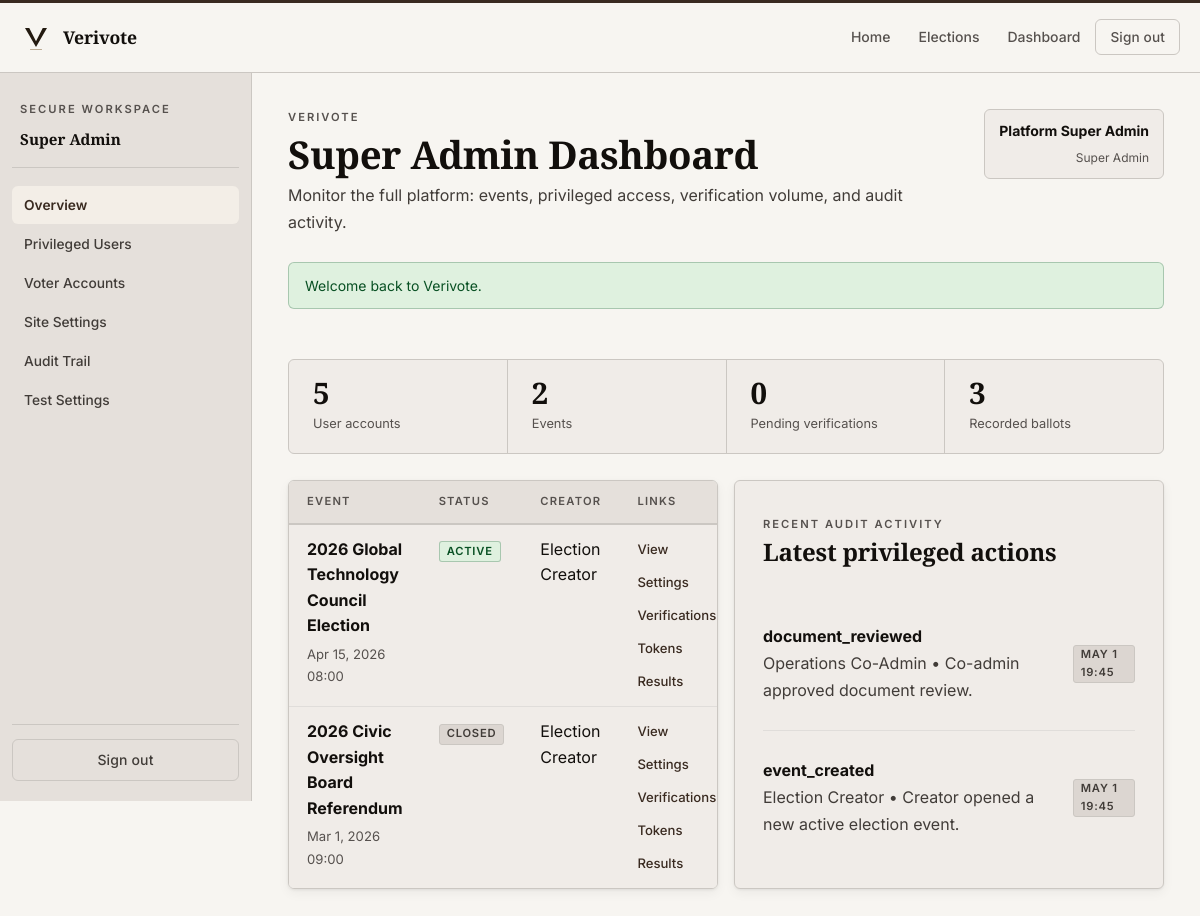
Page /admin/dashboard.php (signed in) on the committed database.
### tables this page shows
CREATE TABLE events (
    id BIGINT UNSIGNED AUTO_INCREMENT PRIMARY KEY,
    created_by BIGINT UNSIGNED NOT NULL,
    title VARCHAR(200) NOT NULL,
    slug VARCHAR(220) NOT NULL UNIQUE,
    description TEXT NOT NULL,
    ballot_type ENUM('single_choice') NOT NULL DEFAULT 'single_choice',
    status ENUM('draft', 'scheduled', 'active', 'closed', 'archived') NOT NULL DEFAULT 'draft',
    start_at DATETIME NOT NULL,
    end_at DATETIME NOT NULL,
    timezone VARCHAR(80) NOT NULL DEFAULT 'UTC',
    result_visibility ENUM('private', 'public_after_close', 'public_live') NOT NULL DEFAULT 'public_after_close',
    personal_verification_enabled TINYINT(1) NOT NULL DEFAULT 1,
    public_audit_enabled TINYINT(1) NOT NULL DEFAULT 1,
    allow_self_registration TINYINT(1) NOT NULL DEFAULT 1,
    max_votes_per_token TINYINT UNSIGNED NOT NULL DEFAULT 1,
    verification_policy ENUM('all_required', 'any_one', 'custom') NOT NULL DEFAULT 'all_required',
    eligibility_rules TEXT NULL,
    event_notice TEXT NULL,
    created_at TIMESTAMP NOT NULL DEFAULT CURRENT_TIMESTAMP,
    updated_at TIMESTAMP NOT NULL DEFAULT CURRENT_TIMESTAMP ON UPDATE CURRENT_TIMESTAMP,
    CONSTRAINT fk_events_creator FOREIGN KEY (created_by) REFERENCES users(id)
);

CREATE TABLE users (
    id BIGINT UNSIGNED AUTO_INCREMENT PRIMARY KEY,
    role_id INT UNSIGNED NOT NULL,
    full_name VARCHAR(150) NOT NULL,
    email VARCHAR(190) NOT NULL UNIQUE,
    phone VARCHAR(40) NOT NULL UNIQUE,
    password_hash VARCHAR(255) NOT NULL,
    status ENUM('pending', 'active', 'suspended') NOT NULL DEFAULT 'pending',
    email_verified_at DATETIME NULL,
    phone_verified_at DATETIME NULL,
    last_login_at DATETIME NULL,
    failed_login_count INT UNSIGNED NOT NULL DEFAULT 0,
    created_at TIMESTAMP NOT NULL DEFAULT CURRENT_TIMESTAMP,
    updated_at TIMESTAMP NOT NULL DEFAULT CURRENT_TIMESTAMP ON UPDATE CURRENT_TIMESTAMP,
    CONSTRAINT fk_users_role FOREIGN KEY (role_id) REFERENCES roles(id)
);

CREATE TABLE audit_logs (
    id BIGINT UNSIGNED AUTO_INCREMENT PRIMARY KEY,
    actor_user_id BIGINT UNSIGNED NULL,
    event_id BIGINT UNSIGNED NULL,
    action_type VARCHAR(100) NOT NULL,
    target_table VARCHAR(100) NOT NULL,
    target_id VARCHAR(100) NOT NULL,
    description VARCHAR(255) NOT NULL,
    metadata_json JSON NULL,
    ip_address VARCHAR(64) NULL,
    user_agent VARCHAR(255) NULL,
    previous_hash CHAR(64) NULL,
    entry_hash CHAR(64) NOT NULL,
    created_at TIMESTAMP NOT NULL DEFAULT CURRENT_TIMESTAMP,
    KEY idx_audit_event (event_id),
    CONSTRAINT fk_audit_user FOREIGN KEY (actor_user_id) REFERENCES users(id) ON DELETE SET NULL,
    CONSTRAINT fk_audit_event FOREIGN KEY (event_id) REFERENCES events(id) ON DELETE SET NULL
);

### includes/helpers.php (called while the page is built, shortened)
<?php
function app_config(?string $key = null, mixed $default = null): mixed
{
    global $appConfig;
    $segments = explode('.', $key);
    $value = $appConfig;
    foreach ($segments as $segment) {
        $value = $value[$segment];
    }
    return $value;
}
function app_base_path(): string
{
    static $cached = null;
    if (is_string($cached)) {
        return $cached;
    }
    $documentRoot = realpath((string) ($_SERVER['DOCUMENT_ROOT'] ?? ''));
    $projectRoot = realpath(BASE_PATH);
    $documentRoot = str_replace('\\', '/', $documentRoot);
    $projectRoot = str_replace('\\', '/', $projectRoot);
    if ($projectRoot === $documentRoot) {
        $cached = '';
        return $cached;
    }
    $prefix = rtrim($documentRoot, '/') . '/';
    $relative = trim(substr($projectRoot, strlen($prefix)), '/');
    $cached = $relative === '' ? '' : '/' . $relative;
    return $cached;
}
function base_url(string $path = ''): string
{
    $appUrl = (string) app_config('app_url', '');
    $path = '/' . ltrim($path, '/');
    $basePath = app_base_path();
    if ($basePath === '') {
        return $path;
    }
    return $path === '/' ? $basePath . '/' : $basePath . $path;
}
function e(null|string|int|float $value): string
{
    return htmlspecialchars((string) $value, ENT_QUOTES | ENT_SUBSTITUTE, 'UTF-8');
}
function format_datetime(?string $value, string $format = 'M j, Y H:i T'): string
{
    return (new DateTimeImmutable($value))->format($format);
}
function format_status(string $value): string
{
    return ucwords(str_replace('_', ' ', $value));
}
function badge_class(string $status): string
{
    return match ($status) {
        'active', 'approved', 'verified', 'used', 'sent' => 'badge-success',
        'warning', 'scheduled', 'under_review', 'pending', 'queued' => 'badge-warning',
        'error', 'rejected', 'revoked', 'failed', 'suspended' => 'badge-danger',
        default => 'badge-muted',
    };
}
function fetch_one(string $sql, array $params = []): ?array
{
    $statement = db()->prepare($sql);
    $statement->execute($params);
    $row = $statement->fetch();
    return $row ?: null;
}
function fetch_all(string $sql, array $params = []): array
{
    $statement = db()->prepare($sql);
    $statement->execute($params);
    return $statement->fetchAll();
}

### config/database.php (called while the page is built, shortened)
<?php
function db(): PDO
{
    static $pdo = null;
    if ($pdo instanceof PDO) {
        return $pdo;
    }
    $config = app_config('db');
    $dsn = sprintf(
        'mysql:host=%s;port=%s;dbname=%s;charset=%s',
        $config['host'],
        $config['port'],
        $config['name'],
        $config['charset']
    );
    $pdo = new PDO($dsn, $config['user'], $config['pass'], [
        PDO::ATTR_ERRMODE => PDO::ERRMODE_EXCEPTION,
        PDO::ATTR_DEFAULT_FETCH_MODE => PDO::FETCH_ASSOC,
        PDO::ATTR_EMULATE_PREPARES => false,
    ]);
    return $pdo;
}

### admin/dashboard.php (the view, shortened to what this page needs)
<?php
$stats = [
    'users' => (int) (fetch_one('SELECT COUNT(*) AS aggregate FROM users')['aggregate'] ?? 0),
    'events' => (int) (fetch_one('SELECT COUNT(*) AS aggregate FROM events')['aggregate'] ?? 0),
    'pending_verifications' => (int) (fetch_one('SELECT COUNT(*) AS aggregate FROM voter_verifications WHERE status = "pending"')['aggregate'] ?? 0),
    'ballots' => (int) (fetch_one('SELECT COUNT(*) AS aggregate FROM ballots')['aggregate'] ?? 0),
];
$recentEvents = fetch_all(
    'SELECT events.*, users.full_name AS creator_name
     FROM events
     INNER JOIN users ON users.id = events.created_by
     ORDER BY events.updated_at DESC
     LIMIT 8'
);
$recentAudits = fetch_all(
    'SELECT audit_logs.*, users.full_name
     FROM audit_logs
     LEFT JOIN users ON users.id = audit_logs.actor_user_id
     ORDER BY audit_logs.id DESC
     LIMIT 12'
);
include dirname(__DIR__) . '/includes/header.php';
?>
<div class="stat-strip">
    <a class="stat-strip__item" href="<?= e(base_url('/admin/voters.php')); ?>" style="text-decoration:none;color:inherit;">
        <strong><?= e((string) $stats['users']); ?></strong>
        <p>User accounts</p>
    </a>
    <a class="stat-strip__item" href="<?= e(base_url('/creator/dashboard.php')); ?>" style="text-decoration:none;color:inherit;">
        <strong><?= e((string) $stats['events']); ?></strong>
        <p>Events</p>
    </a>
    <a class="stat-strip__item" href="<?= e(base_url('/events.php')); ?>" style="text-decoration:none;color:inherit;">
        <strong><?= e((string) $stats['pending_verifications']); ?></strong>
        <p>Pending verifications</p>
    </a>
    <div class="stat-strip__item">
        <strong><?= e((string) $stats['ballots']); ?></strong>
        <p>Recorded ballots</p>
    </div>
</div>
<section class="grid-2">
    <article class="table-wrap">
        <table>
            <thead>
            <tr>
                <th>Event</th>
                <th>Status</th>
                <th>Creator</th>
                <th>Links</th>
            </tr>
            </thead>
            <tbody>
            <?php foreach ($recentEvents as $event): ?>
                <tr>
                    <td>
                        <strong><?= e($event['title']); ?></strong>
                        <p><?= e(format_datetime($event['start_at'], 'M j, Y H:i')); ?></p>
                    </td>
                    <td><span class="badge <?= e(badge_class($event['status'])); ?>"><?= e(format_status($event['status'])); ?></span></td>
                    <td><?= e($event['creator_name']); ?></td>
                    <td class="table-actions">
                        <a href="<?= e(base_url('/event.php?event=' . $event['id'])); ?>">View</a>
                        <a href="<?= e(base_url('/creator/event_form.php?event=' . $event['id'])); ?>">Settings</a>
                        <a href="<?= e(base_url('/creator/verifications.php?event=' . $event['id'])); ?>">Verifications</a>
                        <a href="<?= e(base_url('/creator/tokens.php?event=' . $event['id'])); ?>">Tokens</a>
                        <a href="<?= e(base_url('/creator/results.php?event=' . $event['id'])); ?>">Results</a>
                    </td>
                </tr>
            <?php endforeach; ?>
            </tbody>
        </table>
    </article>
    <article class="list-shell">
        <span class="eyebrow">Recent Audit Activity</span>
        <h2>Latest privileged actions</h2>
        <?php foreach ($recentAudits as $log): ?>
            <div class="list-row">
                <div>
                    <strong><?= e($log['action_type']); ?></strong>
                    <p><?= e(($log['full_name'] ?: 'Anonymous / system') . ' • ' . $log['description']); ?></p>
                </div>
                <span class="badge badge-muted"><?= e(format_datetime($log['created_at'], 'M j H:i')); ?></span>
            </div>
        <?php endforeach; ?>
    </article>
</section>
<?php include dirname(__DIR__) . '/includes/footer.php'; ?>

### rows in the picture
events: title "2026 Global Technology Council Election", start_at "Apr 15, 2026 08:00", status "ACTIVE", created_by.full_name "Election Creator"
events: title "2026 Civic Oversight Board Referendum", start_at "Mar 1, 2026 09:00", status "CLOSED", created_by.full_name "Election Creator"
audit_logs: action_type "document_reviewed", actor_user+description "Operations Co-Admin • Co-admin approved document review.", created_at "MAY 1 19:45"
audit_logs: action_type "event_created", actor_user+description "Election Creator • Creator opened a new active election event.", created_at "MAY 1 19:45"

### other values in the picture
format_status(str_replace('_', ' ', $role)) "Super Admin"
$link['label'] "Overview"
$link['label'] "Privileged Users"
$link['label'] "Voter Accounts"
$link['label'] "Site Settings"
$link['label'] "Audit Trail"
$link['label'] "Test Settings"
$pageHeading "Super Admin Dashboard"
$pageDescription "Monitor the full platform: events, privileged access, verification volume, and audit activity."
$user['full_name'] "Platform Super Admin"
$user['role_name'] "Super Admin"
$flash['message'] "Welcome back to Verivote."
$stats['users'] "5"
$stats['events'] "2"
$stats['pending_verifications'] "0"
